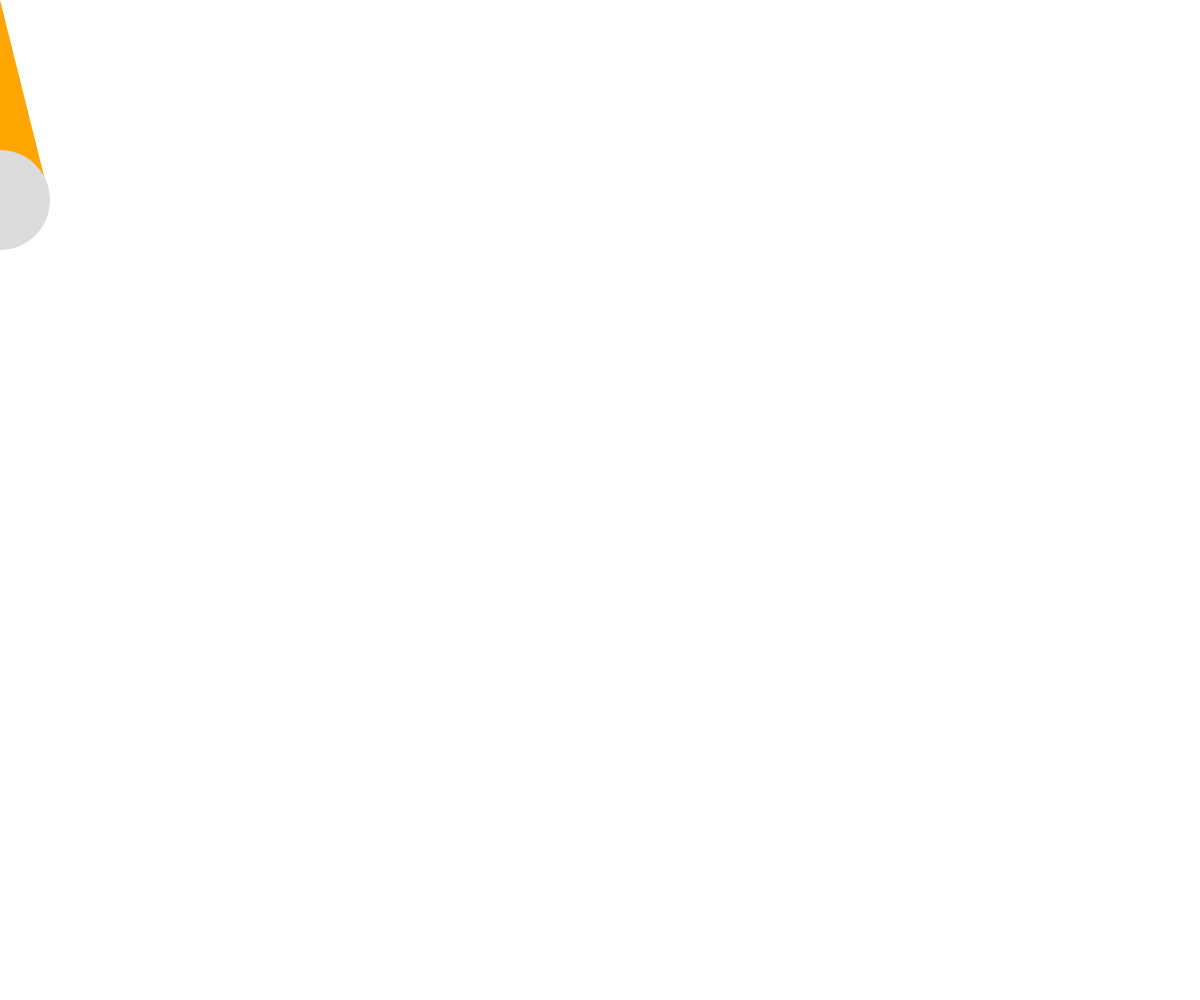
Frame 1 (no input)
Frame 60 (no input): identical to frame 1, image omitted
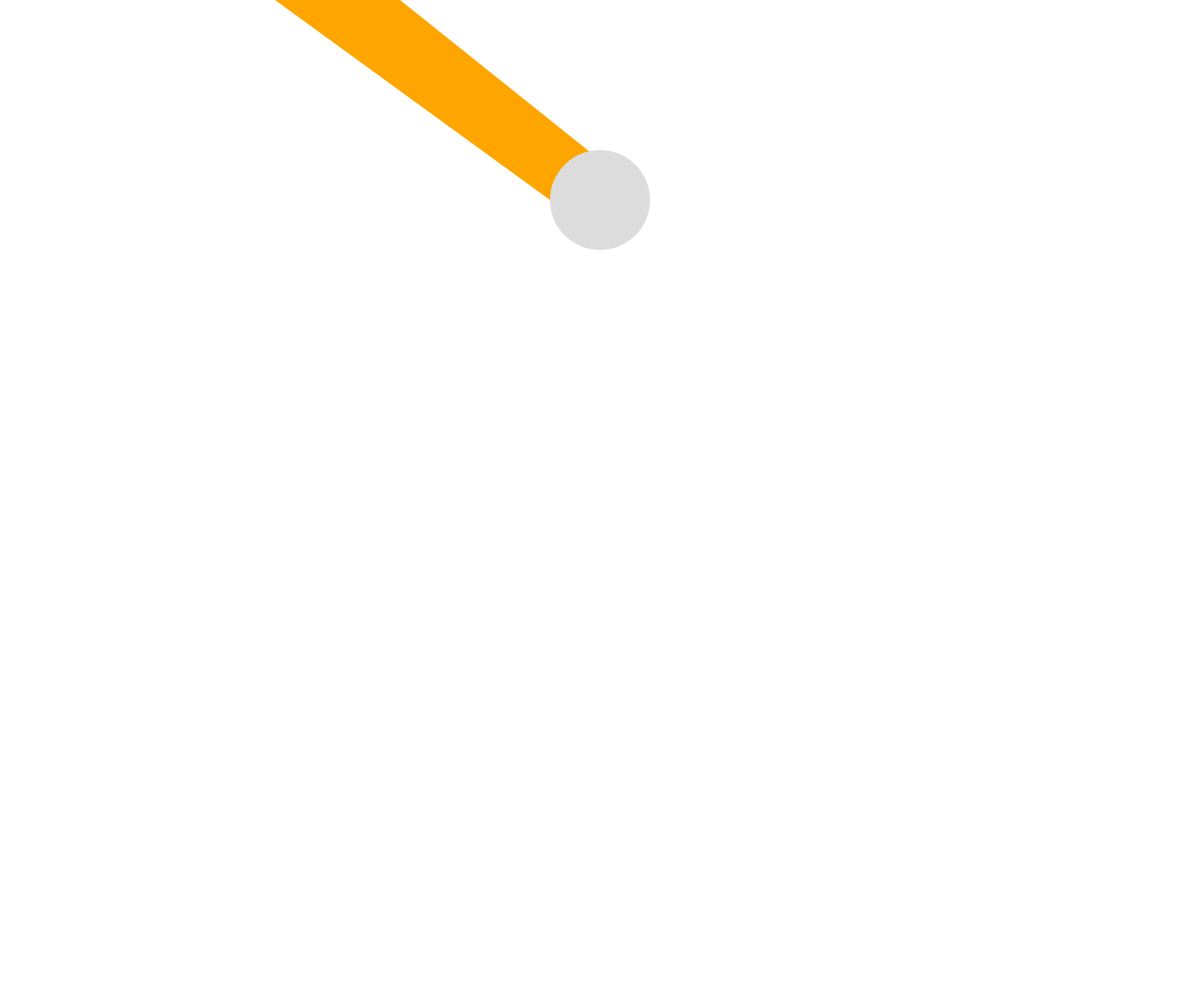
Frame 120 (the mouse pressed at the canvas centre since frame 60)

The p5.js sketch that drew these frames (run headless with seeded random() and noise() and a simulated clock; from frame 60 on, the mouse is pressed at the canvas centre):

// p5.js sketch
// ── sketch.js
var cat_hand;
var angle = 75;

function setup() {
	createCanvas(window.innerWidth, window.innerHeight);
	cat_hand = new MovingCatHand();
}

function draw() {
	background(255); // redraw background every frame
	noStroke(); // no outline on the objects
	//console.log(scaleCatArm(angle));
	cat_hand.display();
}

function MovingCatHand(){
	this.display = function(){
		//draw orange color on the quadrilateral cat arm
		fill('orange');
		quad((mouseX - 125) - scaleCatArm(angle), 0, mouseX - scaleCatArm(angle), 0, mouseX + 50, window.innerHeight/5, mouseX - 50, window.innerHeight/5); // cat arm is 125 px thick
		//draw off-white color on the elliptical cat paw
		fill(220);
		ellipse(mouseX, window.innerHeight/5, 100, 100);
	}
}

function scaleCatArm(angle_in_degrees){
	var angle_constant = angle_in_degrees * Math.PI/180;
	var scaledAngle = angle_constant * ((window.innerWidth - mouseX)/1000);
	return ((window.innerHeight/5) / Math.tan(scaledAngle));
}
